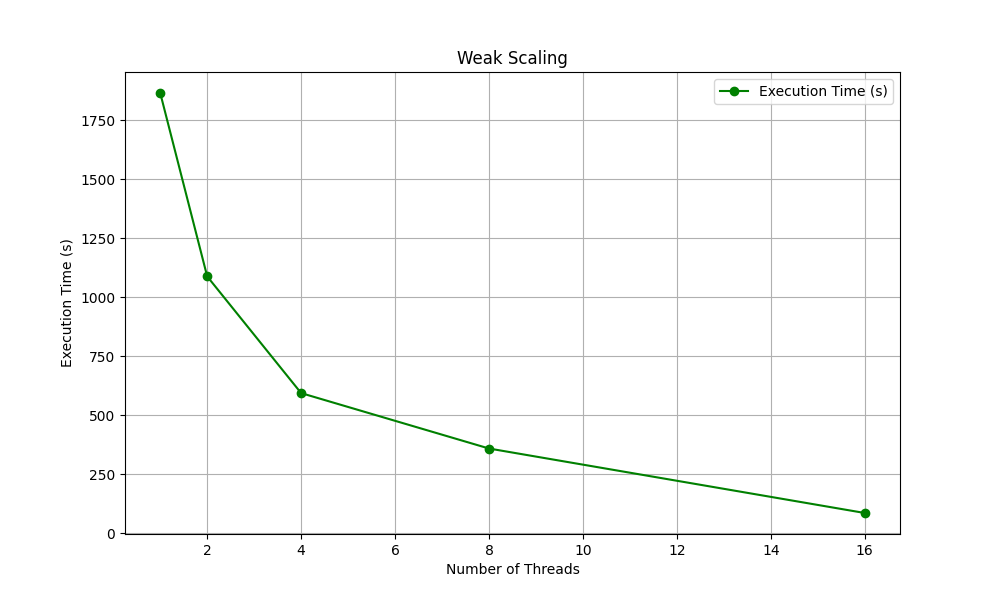

Write Python code to recreate this figure.
import numpy as np
import matplotlib.pyplot as plt
from scipy.optimize import minimize
# Example data (execution time in milliseconds)
num_processors = np.array([1, 2, 4, 8, 16])
problem_size = num_processors * 1000  # Problem size scales with processors
execution_time_ms = np.array([1865995, 1088749, 594374, 359583, 86389])  # In milliseconds

# Convert milliseconds to seconds
execution_time_seconds = execution_time_ms / 1000

# Plot weak scaling
plt.figure(figsize=(10, 6))
plt.plot(num_processors, execution_time_seconds, 'go-', label='Execution Time (s)')
plt.xlabel('Number of Threads')
plt.ylabel('Execution Time (s)')
plt.title('Weak Scaling')
plt.legend()
plt.grid(True)
plt.savefig('weak_scaling.png')
plt.show()